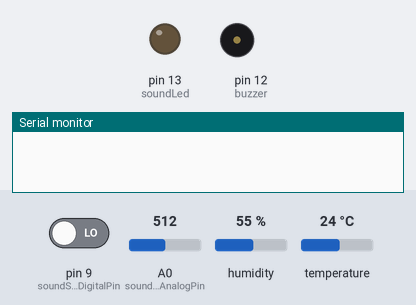
This sketch was run on a simulated Arduino Uno, built with avr-gcc and run on an emulated ATmega328P. Parts: output pins drawn as LEDs (lit = HIGH), buzzer (waves = sounding), the last lines printed to the serial monitor. Inputs (shaded band) come from the test bench; at power-on: pin 9 (soundSensorDigitalPin) LOW, A0 (soundSensorAnalogPin) = 512, humidity 55 %, temperature 24 °C.

Above: at 1.2 s.
1.3 s: pin 9 (soundSensorDigitalPin) driven HIGH
At 2.4 s:
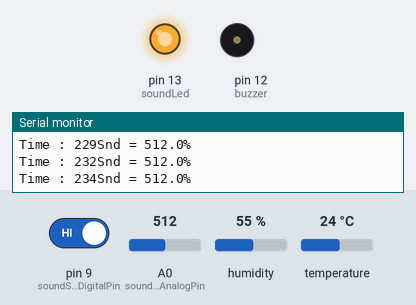
11.6 s: pin 9 (soundSensorDigitalPin) driven LOW
At 21.3 s:
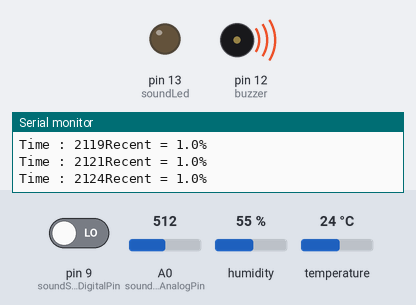
22.3 s: pin 9 (soundSensorDigitalPin) driven HIGH
At 32.9 s:
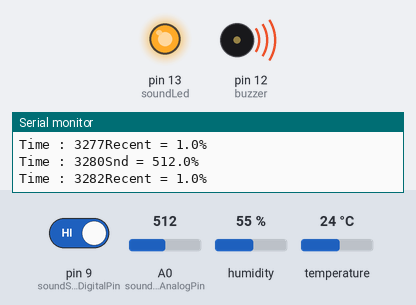
33.0 s: A0 (soundSensorAnalogPin) set to 1023
Timing chart, 0 to 44.7 s (numbered marks = the images above; inputs shaded):
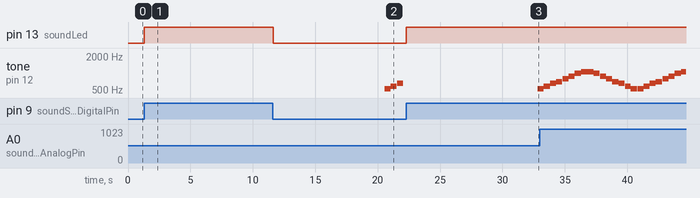

Measured:
- after the input at 1.3 s, pin 13 (soundLed): LOW → HIGH at once
- after the input at 11.6 s, pin 13 (soundLed): HIGH → LOW at once
- after the input at 22.3 s, pin 13 (soundLed): LOW → HIGH at once; tone on pin 12 (buzzer): silent → 523 Hz after 10.5 s
- by itself, tone on pin 12 (buzzer): plays 523 Hz for 0.49 s, 587 Hz for 0.50 s, 659 Hz for 0.50 s

The sketch:

shower_timer.ino
```cpp
// Shower timer
#include "dht_nonblocking.h"
#include "pitches.h"

int  soundSensorAnalogPin = A0;    // Select the Arduino input pin to accept the Sound Sensor's analog output
int  soundSensorDigitalPin = 9;    // Select the Arduino input pin to accept the Sound Sensor's digital output
int  soundAnalogValue = 0;         // Define variable to store the analog value coming from the Sound Sensor
int  soundDigitalValue;            // Define variable to store the digital value coming from the Sound Sensor
int  soundLed = 13;                // Define LED port; this is the LED built in to the Arduino (labled L)

#define DHT_SENSOR_TYPE DHT_TYPE_11
static const int DHT_SENSOR_PIN = 8;
DHT_nonblocking dht_sensor( DHT_SENSOR_PIN, DHT_SENSOR_TYPE );

int buzzer = 12;

void setup() {
  pinMode(buzzer,OUTPUT);

  pinMode(soundSensorDigitalPin,INPUT);
  pinMode(soundLed,OUTPUT);

  TCCR1A = 0;
  TCCR1B = (1 << WGM12) | (1 << CS11) | (1 << CS10);    // Set up timer with and CTC mode and /64 prescaler
  TCNT1 = 0;                                            // Initialize counter
  OCR1A = 2499;                                         // This should be set to (16,000,000 / (prescaler * desired interrupt frequency)) - 1 -> 100 Hz
  TIMSK1 |= (1 << OCIE1A);                              // Disable compare interrupt

  sei();                                                // Enable global interrupts

  Serial.begin(9600);
}

bool sound_enabled = false;
bool shower_timeout_enabled = false;

int humidity_measurement_timer = 0;
bool humidity_measurement_timer_ding = false;
int sound_measurement_timer = 0;
bool sound_measurement_timer_ding = false;
int tone_timer = 0;
bool tone_timer_ding = false;
int shower_timer = 0;
bool shower_timer_ding = false;

// Following timeout are in 10ms units
const int HUMIDITY_MEASUREMENT_TIMEOUT = 400;
const int SOUND_MEASUREMENT_TIMEOUT = 1;
const int TONE_TIMEOUT = 50;
const int SHOWER_TIMEOUT = 10*100; //10*60*100;
const int LAST_SOUND_THRESHOLD_IN_TICKS = 10*100;

unsigned long current_tick = 0;

ISR(TIMER1_COMPA_vect)
{
  current_tick++;

  humidity_measurement_timer++;
  if (humidity_measurement_timer >= HUMIDITY_MEASUREMENT_TIMEOUT)
  {
    humidity_measurement_timer = 0;
    humidity_measurement_timer_ding = true;
  }

  sound_measurement_timer++;
  if (sound_measurement_timer >= SOUND_MEASUREMENT_TIMEOUT)
  {
    sound_measurement_timer = 0;
    sound_measurement_timer_ding = true;
  }

  if (shower_timeout_enabled)
  {
    shower_timer++;
  }
  else
  {
    shower_timer = 0;
    shower_timer_ding = false;
  }
  if (shower_timer >= SHOWER_TIMEOUT)
  {
    shower_timer_ding = true;
    sound_enabled = true;
  }
  else
  {
    sound_enabled = false;
  }

  if (sound_enabled)
  {
    tone_timer++;
  }
  else
  {
    tone_timer = 0;
    tone_timer_ding = false;
  }
  if (tone_timer >= TONE_TIMEOUT)
  {
    tone_timer = 0;
    tone_timer_ding = true;
  }
}

float humidity_hyst_high = 80.0;
float humidity_hyst_low = 60.0;
float temperature;
float humidity;
unsigned long last_sound_detected_tick = 0;
bool sound_detected_recently = false;

int no_of_notes = 16;
int melody[] = {NOTE_C5, NOTE_D5, NOTE_E5, NOTE_F5, NOTE_G5, NOTE_A5, NOTE_B5, NOTE_C6, NOTE_C6, NOTE_B5, NOTE_A5, NOTE_G5, NOTE_F5, NOTE_E5, NOTE_D5, NOTE_C5};
int tone_interval = 500;
int current_note = 0;

void printData(String label, float value) {
  Serial.print( "Time : " );
  Serial.print( current_tick, 1 );
  Serial.print( label + " = " );
  Serial.print( value, 1 );
  Serial.println( "%" );
}

void loop()
{
  if (humidity_measurement_timer_ding)
  {
    if(dht_sensor.measure(&temperature, &humidity ))
    {
      humidity_measurement_timer_ding = false;
      printData("Hum", humidity);
    }
  }

  if (sound_measurement_timer_ding)
  {
    soundAnalogValue = analogRead(soundSensorAnalogPin);
    soundDigitalValue=digitalRead(soundSensorDigitalPin);
    sound_measurement_timer_ding = false;
    if(soundDigitalValue==HIGH)
    {
      printData("Snd", soundAnalogValue);
      last_sound_detected_tick = current_tick;
      digitalWrite(soundLed,HIGH);
    }
    else
    {
      digitalWrite(soundLed,LOW);
    }
  }

  if ((current_tick > LAST_SOUND_THRESHOLD_IN_TICKS) && (current_tick - last_sound_detected_tick <= LAST_SOUND_THRESHOLD_IN_TICKS))
  {
    sound_detected_recently = true;
  } else
  {
    sound_detected_recently = false;
  }


  if ((sound_detected_recently) || (humidity > humidity_hyst_high))
  {
    printData("Recent", 1);
    shower_timeout_enabled = true;
  }

  if (!sound_detected_recently && (humidity < humidity_hyst_low))
  {
    shower_timeout_enabled = false;
  }

  if (!sound_enabled)
  {
    current_note = 0;
    digitalWrite(buzzer, LOW);
  }
  else
  {
    if (tone_timer_ding)
    {
      tone(buzzer, melody[current_note], tone_interval);
      current_note++;
      tone_timer_ding = false;
    }
    if (current_note >= no_of_notes) {
      current_note = 0;
    }
  }
}
```

pitches.h
```cpp
/*************************************************
 * Public Constants
 *************************************************/

#define NOTE_B0  31
#define NOTE_C1  33
#define NOTE_CS1 35
#define NOTE_D1  37
#define NOTE_DS1 39
#define NOTE_E1  41
#define NOTE_F1  44
#define NOTE_FS1 46
#define NOTE_G1  49
#define NOTE_GS1 52
#define NOTE_A1  55
#define NOTE_AS1 58
#define NOTE_B1  62
#define NOTE_C2  65
#define NOTE_CS2 69
#define NOTE_D2  73
#define NOTE_DS2 78
#define NOTE_E2  82
#define NOTE_F2  87
#define NOTE_FS2 93
#define NOTE_G2  98
#define NOTE_GS2 104
#define NOTE_A2  110
#define NOTE_AS2 117
#define NOTE_B2  123
#define NOTE_C3  131
#define NOTE_CS3 139
#define NOTE_D3  147
#define NOTE_DS3 156
#define NOTE_E3  165
#define NOTE_F3  175
#define NOTE_FS3 185
#define NOTE_G3  196
#define NOTE_GS3 208
#define NOTE_A3  220
#define NOTE_AS3 233
#define NOTE_B3  247
#define NOTE_C4  262
#define NOTE_CS4 277
#define NOTE_D4  294
#define NOTE_DS4 311
#define NOTE_E4  330
#define NOTE_F4  349
#define NOTE_FS4 370
#define NOTE_G4  392
#define NOTE_GS4 415
#define NOTE_A4  440
#define NOTE_AS4 466
#define NOTE_B4  494
#define NOTE_C5  523
#define NOTE_CS5 554
#define NOTE_D5  587
#define NOTE_DS5 622
#define NOTE_E5  659
#define NOTE_F5  698
#define NOTE_FS5 740
#define NOTE_G5  784
#define NOTE_GS5 831
#define NOTE_A5  880
#define NOTE_AS5 932
#define NOTE_B5  988
#define NOTE_C6  1047
#define NOTE_CS6 1109
#define NOTE_D6  1175
#define NOTE_DS6 1245
#define NOTE_E6  1319
#define NOTE_F6  1397
#define NOTE_FS6 1480
#define NOTE_G6  1568
#define NOTE_GS6 1661
#define NOTE_A6  1760
#define NOTE_AS6 1865
#define NOTE_B6  1976
#define NOTE_C7  2093
#define NOTE_CS7 2217
#define NOTE_D7  2349
#define NOTE_DS7 2489
#define NOTE_E7  2637
#define NOTE_F7  2794
#define NOTE_FS7 2960
#define NOTE_G7  3136
#define NOTE_GS7 3322
#define NOTE_A7  3520
#define NOTE_AS7 3729
#define NOTE_B7  3951
#define NOTE_C8  4186
#define NOTE_CS8 4435
#define NOTE_D8  4699
#define NOTE_DS8 4978
```
